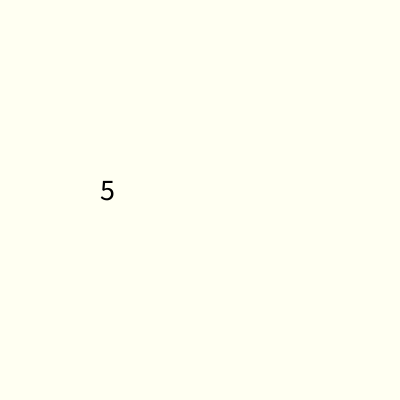
Frame 1 (no input)
Frame 60 (the mouse pressed at the canvas centre just before this capture): identical to frame 1, image omitted
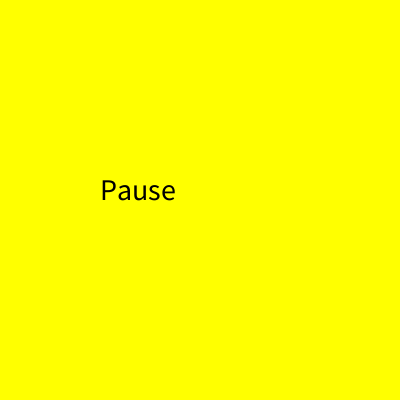
Frame 120 (the mouse held since frame 60 and released just before this capture)

The Processing sketch that drew these frames (run headless with seeded random() and noise(); from frame 60 on, the mouse is pressed at the canvas centre):

// Processing sketch: week14_1_count_down_and_pause
// ── week14_1_count_down_and_pause.pde
//有個計時器, 暫停後, 要繼續剛剛的時間, 而不重設的時間
void setup(){
  size(400,400);
}
int T=5*60;
int state=0; //0: countdown, 1: pause
void draw(){
  if(state==0){
    background(#FFFFF2);
    fill(0); textSize(30); text(""+int((T+59)/60), 100,200);
    if(T>0) T--;
  }else if(state==1){
    background(#FFFF00);
    text("Pause", 100,200);
  }
}
void mousePressed(){
  state = 1-state;
}
